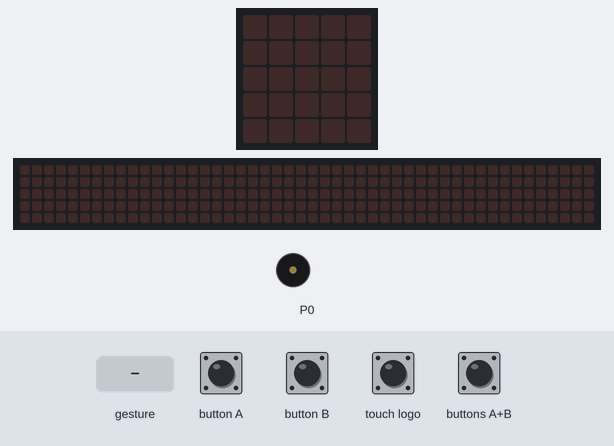
A program run on a simulated BBC micro:bit (MakeCode). On the bench: the board's 5×5 LED display, a strip that is not on the board, showing the scrolling text unrolled, buzzer (waves = sounding). The test bench sets the inputs (shaded band). Random numbers come from a fixed seed; a tilt is held for 1.5 s and a shake lasts 1 s, then the board lies face up again; the 48×5 strip is a reading aid, not a part: it shows the text the display is scrolling, unrolled, one strip-width of it at a time.

Above: at 1.2 s.
1.3 s: button A pressed for 0.15 s
At 2.1 s:
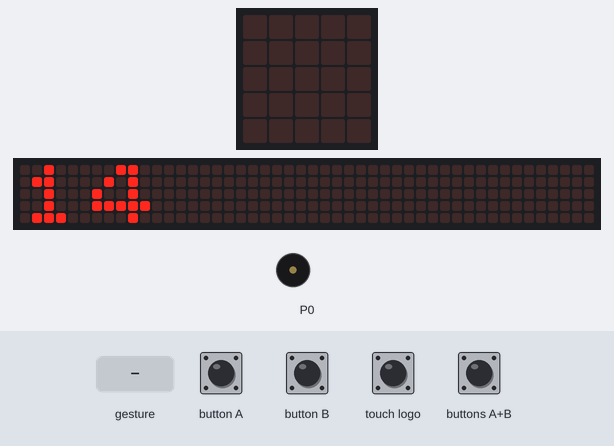
4.3 s: gesture 'shake'
At 5.6 s:
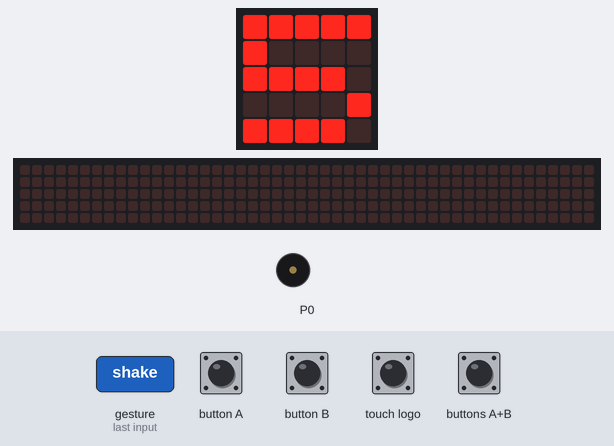
6.5 s: buttons A+B pressed for 0.15 s
At 7.0 s:
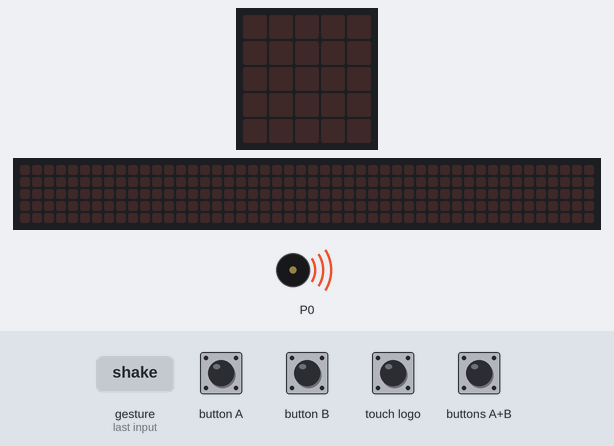
9.5 s: button B pressed for 0.15 s
At 9.75 s:
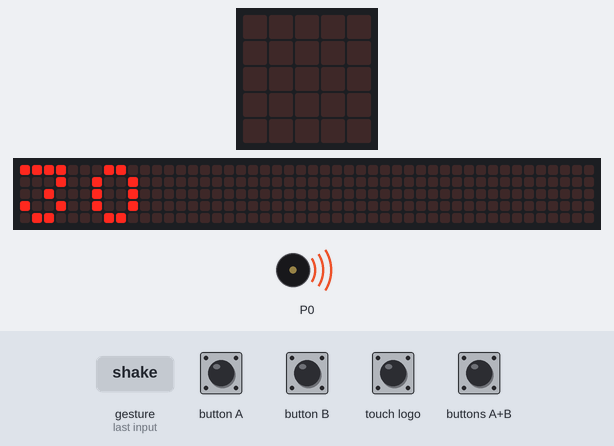
11.6 s: touch logo pressed for 0.15 s
At 12.9 s:
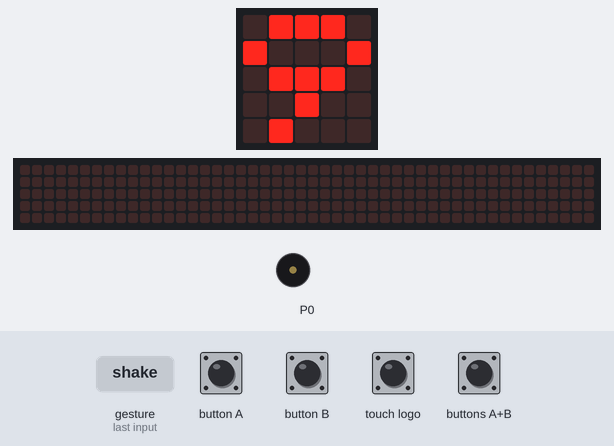
13.7 s: buttons A+B pressed for 1 s
At 17.75 s:
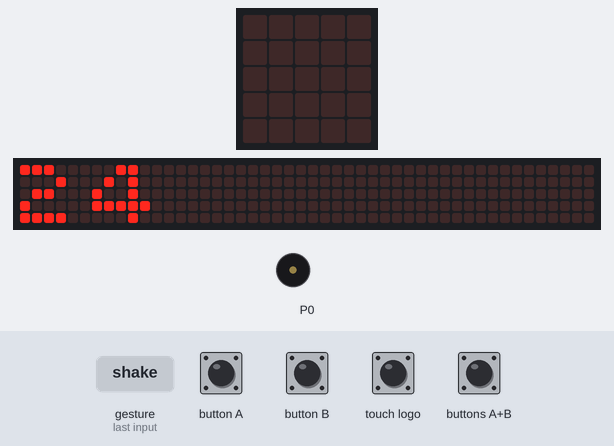
Timing chart, 0 to 19.2 s (numbered marks = the images above; inputs shaded):
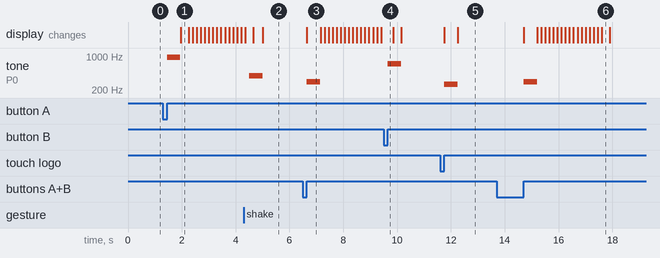

Measured:
- after the input at 1.3 s, tone on P0: silent → 932 Hz after 0.15 s, → silent 0.50 s later; the display: changes after 0.66 s (image 1)
- after the input at 4.3 s, tone on P0: silent → 392 Hz after 0.20 s, → silent 0.50 s later
- after the input at 6.5 s, tone on P0: silent → 294 Hz after 0.15 s, → silent 0.50 s later; the display: changes after 0.15 s (image 3)
- after the input at 9.5 s, tone on P0: silent → 698 Hz after 0.15 s, → silent 0.50 s later
- after the input at 11.6 s, tone on P0: silent → 262 Hz after 0.15 s, → silent 0.50 s later; the display: first changes after 0.15 s (image 5 shows a later state)
- after the input at 13.7 s, tone on P0: silent → 294 Hz after 1.0 s, → silent 0.50 s later; the display: first changes after 1.0 s (image 6 shows a later state)
- what the display in image 3 shows lasts 0.5 s, from 6.7 s to 7.2 s

The program:

main.ts
```typescript
let número = 0
input.onLogoEvent(TouchButtonEvent.Pressed, function () {
    basic.clearScreen()
    número = randint(1, 20)
    music.playTone(262, music.beat(BeatFraction.Whole))
    basic.showNumber(número)
})
input.onButtonPressed(Button.A, function () {
    basic.clearScreen()
    número = randint(10, 29)
    music.playTone(932, music.beat(BeatFraction.Whole))
    basic.showNumber(número)
})
input.onGesture(Gesture.Shake, function () {
    basic.clearScreen()
    número = randint(1, 6)
    music.playTone(392, music.beat(BeatFraction.Whole))
    basic.showNumber(número)
})
input.onButtonPressed(Button.AB, function () {
    basic.clearScreen()
    número = randint(24, 30)
    music.playTone(294, music.beat(BeatFraction.Whole))
    basic.showNumber(número)
})
input.onButtonPressed(Button.B, function () {
    basic.clearScreen()
    número = randint(1, 23)
    music.playTone(698, music.beat(BeatFraction.Whole))
    basic.showNumber(número)
})
```

test.ts
```typescript
// testes vão aqui; isto não será compilado quando este pacote for usado como uma extensão.
```
